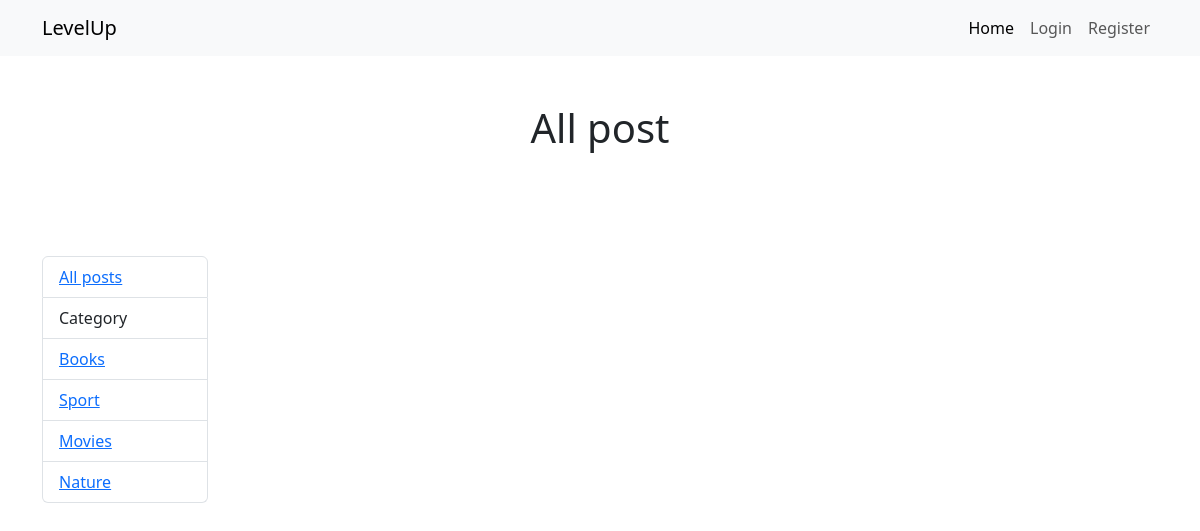
Page /user_post.php?id=2 (signed in) on the earlier database version.
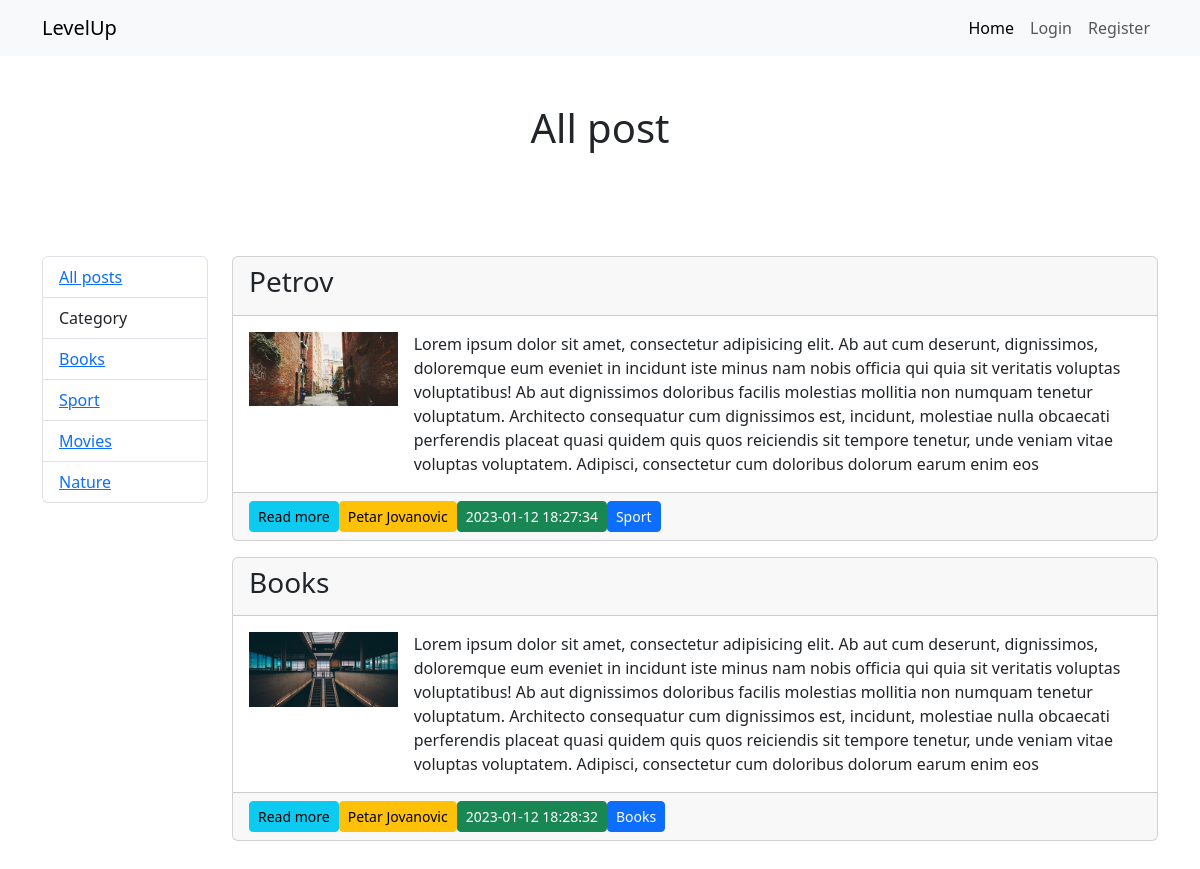
Same page on the later database version.
### tables this page shows
CREATE TABLE `category` (
  `id` int(11) NOT NULL,
  `category` varchar(50) NOT NULL
);

CREATE TABLE `posts` (
  `id` int(11) NOT NULL,
  `title` varchar(255) NOT NULL,
  `text` text NOT NULL,
  `image` varchar(50) NOT NULL,
  `category_id` int(11) NOT NULL,
  `user_id` int(11) NOT NULL,
  `created_at` timestamp NOT NULL DEFAULT current_timestamp(),
  `update_at` timestamp NULL DEFAULT NULL,
  `public` int(11) NOT NULL DEFAULT 1
);

CREATE TABLE `users` (
  `id` int(11) NOT NULL,
  `first_name` varchar(50) NOT NULL,
  `last_name` varchar(50) NOT NULL,
  `email` varchar(60) NOT NULL,
  `password` varchar(60) NOT NULL,
  `gender` varchar(10) NOT NULL,
  `role` varchar(10) NOT NULL,
  `created_at` timestamp NOT NULL DEFAULT current_timestamp(),
  `update_at` timestamp NULL DEFAULT NULL
);

### user_post.php (called while the page is built, shortened)
<?php
require "core/init.php";
if (isset($_GET["id"])) {
    $all_post = $Post->getAllUserPost($_GET["id"]);
}
$all_category = $Post->getCategory();
require "views/user_post.view.php"
?>

### core/Post.php (called while the page is built, shortened)
<?php
class Post extends Connection
{
    public function getCategory()
    {
        $sql = "SELECT * FROM category";
        $query = $this->db->prepare($sql);
        $query->execute();
        return $query->fetchAll(PDO::FETCH_OBJ);
    }
    public function getAllUserPost($user_id)
    {
        $sql = "SELECT p.*, u.first_name, u.last_name, c.category
                FROM posts p
                JOIN users u ON u.id = p.user_id
                JOIN category c ON c.id = p.category_id
                WHERE p.user_id = :user_id";
        $query = $this->db->prepare($sql);
        $query->execute(["user_id" => $user_id]);
        return $query->fetchAll(PDO::FETCH_OBJ);
    }
}
$Post = new Post(config);

### core/Connection.php (called while the page is built, shortened)
<?php
class Connection
{
    public function __construct($config)
    {
        try {
            $this->db = new PDO("mysql:host=" . $config["host"] . ";dbname=" . $config["database"], $config["user"], $config["password"]);
        } catch (PDOException $err) {
            die($err->getMessage());
        }
    }
}

### views/user_post.view.php (the view, shortened to what this page needs)
<?php require "includes/top.php" ?>
<?php require "includes/navbar.php" ?>
<div class="container">
    <h1 class="text-center py-5">All post</h1>
    <div class="row py-5">
        <div class="col-md-2">
            <?php require "includes/sidebar.php" ?>
        </div>
        <div class="col-md-10">
            <?php foreach ($all_post as $post): ?>
                <div id="<?php echo $post->id ?>" class="card mb-3">
                    <div class="card-header d-flex justify-content-between">
                        <h3><?php echo $post->title ?></h3>
                    </div>
                    <div class="card-body">
                        <div class="d-flex">
                            <div class="col-2 me-3">
                                <img class="img-fluid" src="<?php echo UPLOAD_DIR . $post->image ?>"
                                     alt="">
                            </div>
                            <div class="col"><?php echo $post->text ?></div>
                        </div>
                    </div>
                    <div class="card-footer d-flex align-items-center">
                        <a href="single_post.php?id=<?php echo $post->id ?>" class="btn btn-sm btn-info">Read more</a>
                        <a href="user_post.php?id=<?php echo $post->user_id ?>"
                           class="btn btn-sm btn-warning m-0"><?php echo $post->first_name . " " . $post->last_name ?></a>
                        <p class="btn btn-sm btn-success m-0"><?php echo $post->created_at ?></p>
                        <p class="btn btn-sm btn-primary m-0"><?php echo $post->category ?></p>
                    </div>
                </div>
            <?php endforeach; ?>
        </div>
    </div>
</div>
<?php require "includes/bottom.php" ?>

### views/includes/top.php (shortened to what this page needs)
<!doctype html>
<html lang="en">
<head>
    <link rel="stylesheet" href="https://cdn.jsdelivr.net/npm/bootstrap@5.3.0-alpha1/dist/css/bootstrap.min.css">
</head>
<body>

### views/includes/navbar.php (shortened to what this page needs)
<nav class="navbar navbar-expand-lg bg-body-tertiary">
    <div class="container">
        <a class="navbar-brand" href="#">LevelUp</a>
        <div class="collapse navbar-collapse" id="navbarNav">
            <ul class="navbar-nav ms-auto">
                <li class="nav-item">
                    <a class="nav-link active" aria-current="page" href="#">Home</a>
                </li>
                <li class="nav-item">
                    <a class="nav-link" href="login.php">Login</a>
                </li>
                <li class="nav-item">
                    <a class="nav-link" href="register.php">Register</a>
                </li>
            </ul>
        </div>
    </div>
</nav>

### views/includes/sidebar.php
<ul class="list-group">
    <li class="list-group-item"><a href="index.php">All posts</a></li>
    <li class="list-group-item">Category</li>
    <?php foreach ($all_category as $cat) : ?>
        <li class="list-group-item"><a href="user/add_post.php"><?php echo $cat->category ?></a></li>
    <?php endforeach; ?>
</ul>

### views/includes/bottom.php (shortened to what this page needs)
</body>
</html>

Differences in the rows shown:
added posts: title "Petrov", image (picture), text "Lorem ipsum dolor sit amet, consectetur adipisicing elit. Ab aut cum deserunt, dignissimos, doloremque eum eveniet in incidunt iste minus nam nobis officia qui quia sit veritatis voluptas voluptatibus! Ab aut dignissimos doloribus facilis molestias mollitia non numquam tenetur voluptatum. Architecto consequatur cum dignissimos est, incidunt, molestiae nulla obcaecati perferendis placeat quasi quidem quis quos reiciendis sit tempore tenetur, unde veniam vitae voluptas voluptatem. Adipisci, consectetur cum doloribus dolorum earum enim eos", user.first_name "Petar", user.last_name "Jovanovic", created_at "2023-01-12 18:27:34", category.category "Sport"
added posts: title "Books", image (picture), text "Lorem ipsum dolor sit amet, consectetur adipisicing elit. Ab aut cum deserunt, dignissimos, doloremque eum eveniet in incidunt iste minus nam nobis officia qui quia sit veritatis voluptas voluptatibus! Ab aut dignissimos doloribus facilis molestias mollitia non numquam tenetur voluptatum. Architecto consequatur cum dignissimos est, incidunt, molestiae nulla obcaecati perferendis placeat quasi quidem quis quos reiciendis sit tempore tenetur, unde veniam vitae voluptas voluptatem. Adipisci, consectetur cum doloribus dolorum earum enim eos", user.first_name "Petar", user.last_name "Jovanovic", created_at "2023-01-12 18:28:32", category.category "Books"
